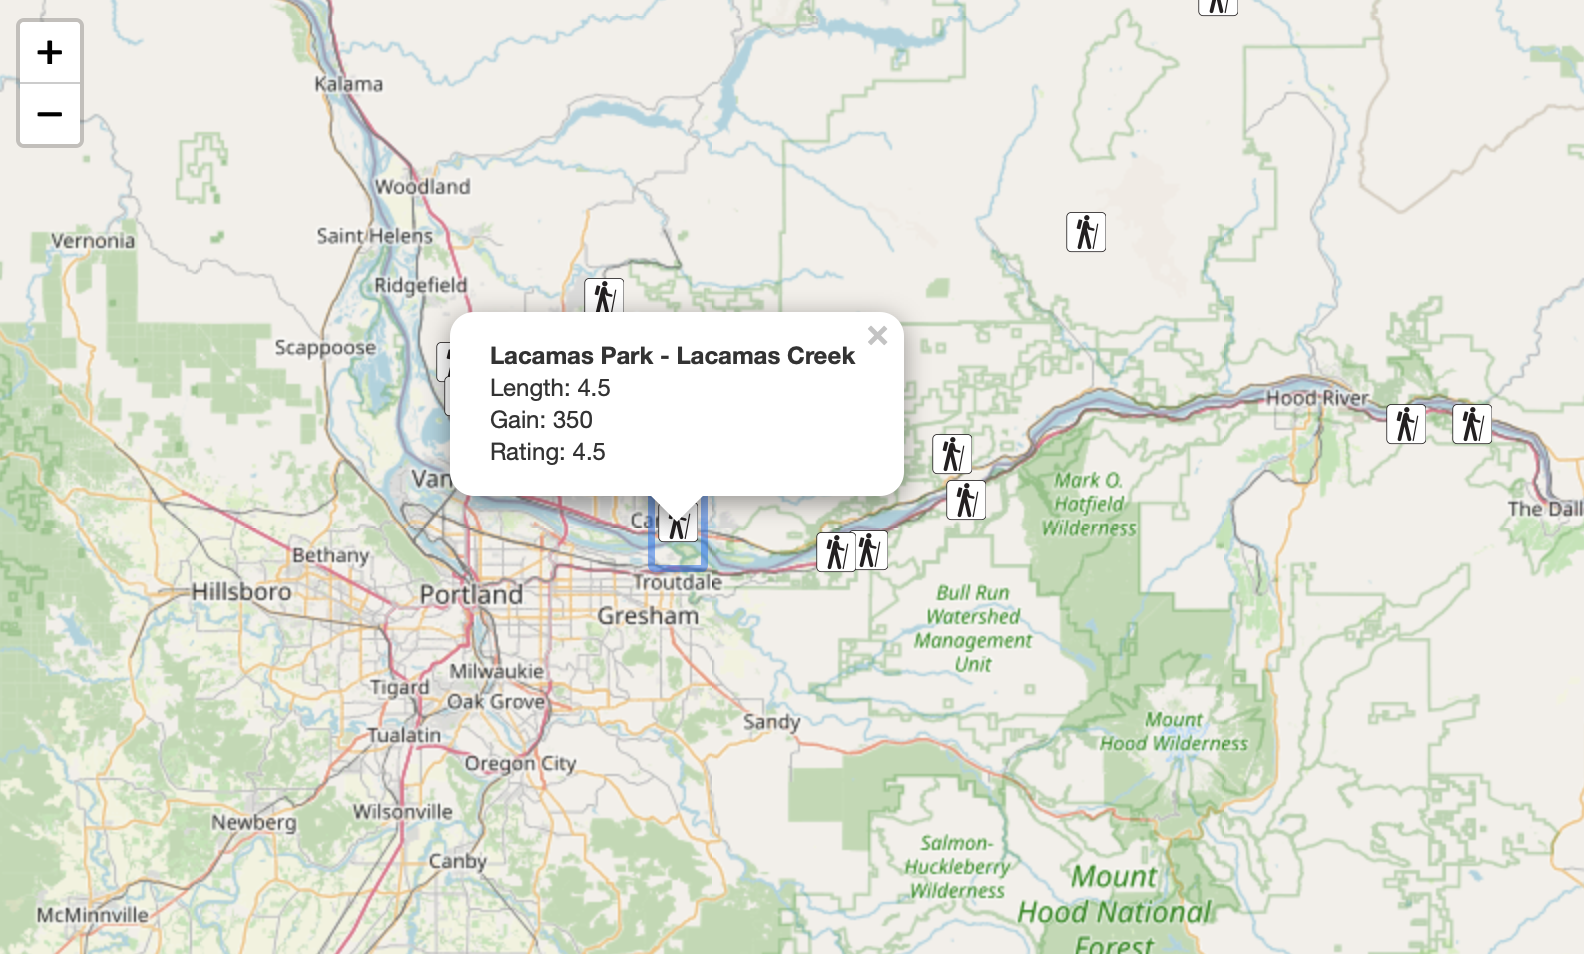

The R source for this figure:
library(tidyverse)
library(tidytuesdayR)
library(lubridate)
library(ggtext)
library(patchwork)
library(stringr)
library(ggmap)
library(maps)
library(leaflet)

pip <- tt_load("2020-11-24")

hikes <- pip$hike_data

#getting length data into a numberical format, saving things like "round-trip" or "out and back" as new var "type"
hikes1 <- hikes %>%
  separate(length, into = c("length", "type"), sep = ",") %>%
  mutate(length = str_remove_all(length, "[:alpha:]")) %>%
  mutate(length = parse_number(length),
         rating = as.numeric(rating),
         gain = as.numeric(gain),
         highpoint = as.numeric(highpoint))%>%
  filter(rating > 4)

place <- hikes1 %>%
  select(name) %>%
  mutate_geocode(name)

hike_locations <- left_join(place, hikes1) %>%
  drop_na(lat, lon)

hike_map_box <- c(bottom = min(hike_locations$lat), left = min(hike_locations$lon), 
                  top = max(hike_locations$lat), right = max(hike_locations$lon))

hike_map <- get_stamenmap(hike_map_box, 
                          maptype = "terrain-background",
                          zoom = 5)
hike_map %>% 
  ggmap()


hike_map %>% 
  ggmap() +
  geom_point(data = hike_locations, aes(lon, lat,
                                        size = length,
                                        color = rating),
             inherit.aes = FALSE, alpha = 0.5) +
  theme_void()

hiker  <- makeIcon(
  iconUrl = "https://openclipart.org/download/11401/johnny-automatic-NPS-map-pictographs-part-95.svg",
  iconWidth = 20, iconHeight = 40)
hiker

content <- paste("<b>", hike_locations$name, 
                 "</b></br>", "Length:",
                 hike_locations$length,
                 "</br>", "Gain:",
                 hike_locations$gain,
                 "</br>", "Rating:",
                 hike_locations$rating)

leaflet() %>%
  addTiles() %>%
  addMarkers(lng = ~lon, lat = ~lat, 
             data = hike_locations, 
             popup = content, icon = hiker)
